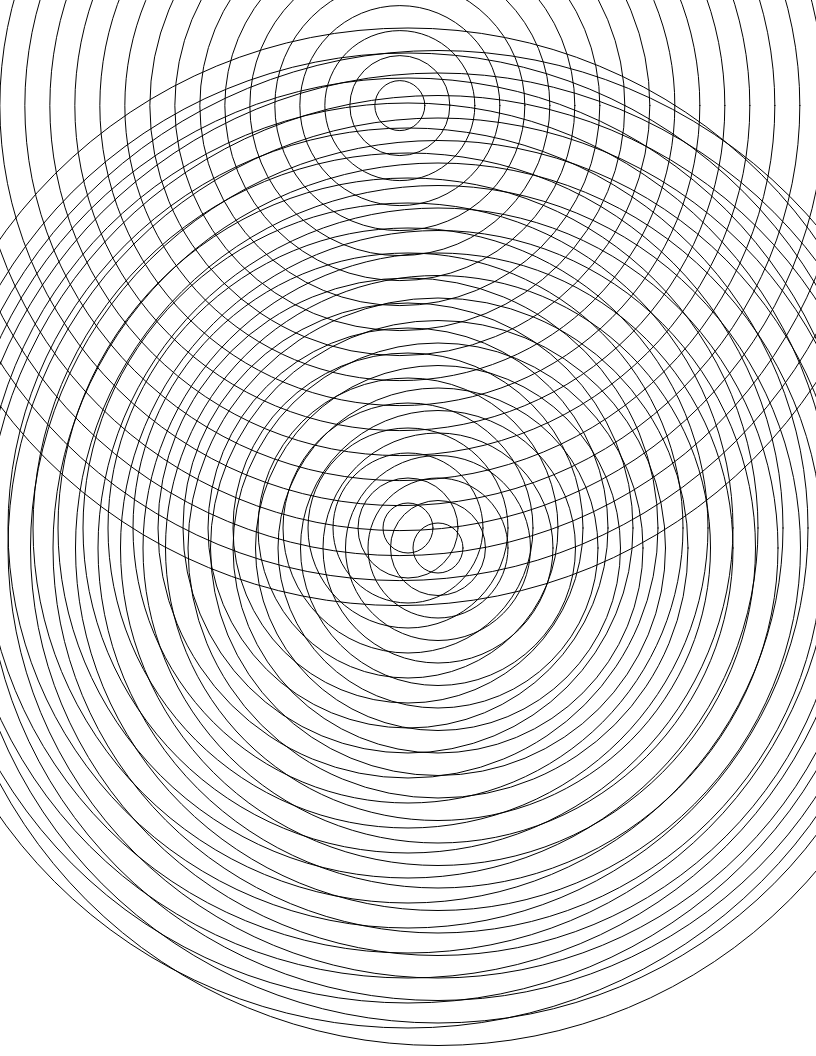
Frame 1 (no input)
Frame 60 (no input): identical to frame 1, image omitted
Frame 120 (the mouse pressed at the canvas centre since frame 60): identical to frame 1, image omitted

The p5.js sketch that drew this single still picture (run headless with seeded random() and noise() and a simulated clock; from frame 60 on, the mouse is pressed at the canvas centre):

// p5.js sketch
// ── sketch.js
p5.disableFriendlyErrors = true;
let bDoExportSvg = false;

let diaMin = 50;
let diaMax = 1000;
let diaStep = 50;

let tightness = 0.9;
let offsetX = 30;
let offsetY = 20;

let centerX, centerY;
let topX, topY;

let inkColor, paperColor;

function setup() {
  createCanvas(816, 1056);

  centerX = width / 2;
  centerY = height / 2;
  topX = width * 0.49;
  topY = height * 0.1;

  inkColor = color(0);
  paperColor = color(255);

  noFill();
  stroke(inkColor);
  strokeWeight(1);
}

function keyPressed() {
  if (key === 's') {
    bDoExportSvg = true;
  }
}

function draw() {
  background(paperColor);

  if (bDoExportSvg) {
    beginRecordSvg(this, "plotting2.svg");
  }

  drawRings(centerX, centerY, diaStep);
  drawRings(topX, topY, diaStep);
  drawRings(centerX + offsetX, centerY + offsetY, diaStep * tightness);

  if (bDoExportSvg) {
    endRecordSvg();
    bDoExportSvg = false;
  }
}

function drawRings(x, y, step) {
  for (let dia = diaMin; dia <= diaMax; dia += step) {
    ellipse(x, y, dia, dia);
  }
}
